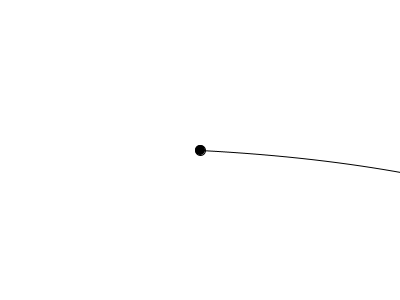
Frame 1 (no input)
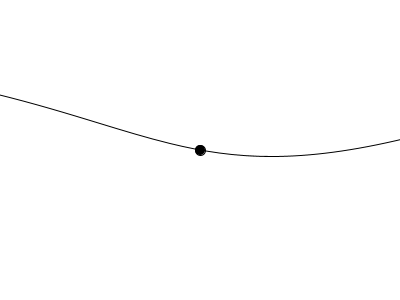
Frame 60 (the mouse pressed at the canvas centre just before this capture)
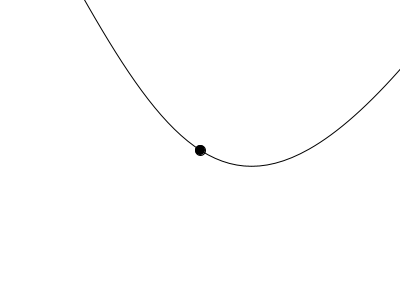
Frame 120 (the mouse held since frame 60 and released just before this capture)

The Processing sketch that drew these frames (run headless with seeded random() and noise(); from frame 60 on, the mouse is pressed at the canvas centre):

// Processing sketch: curvemove
// ── curvemove.pde
ArrayList<Float> xpoop = new ArrayList();
ArrayList<Float> ypoop = new ArrayList();
void setup() {
  size(400, 300);
  curvegenerate();
}
float t=0;
void draw() {
  background(-1);
  float x = bezierPoint(xpoop.get(0), xpoop.get(1), xpoop.get(2), xpoop.get(3), t);
  float y = bezierPoint(ypoop.get(0), ypoop.get(1), ypoop.get(2), ypoop.get(3), t);
  fill(0);
  ellipse(width/2, height/2, 10, 10);
  pushMatrix();
  translate(width/2-x, height/2-y);
  noFill();
  bezier(xpoop.get(0), ypoop.get(0), xpoop.get(1), ypoop.get(1), xpoop.get(2), ypoop.get(2), xpoop.get(3), ypoop.get(3));
  popMatrix();
  t+=1/100.0;
}


void curvegenerate() {
  for (int i=0; i<4; i++) {
    float x = noise(i)*random(-width/2, width/2);
    float y = noise(i)*random(-800, 800);
    if (i==0)xpoop.add(-width/2.0*2);
    else if (i==3)xpoop.add(width/2.0*2);
    else xpoop.add(noise(i)*random(-width/2, width/2));
    ypoop.add(y);
  }
}

void mousePressed() {
  xpoop.clear();
  ypoop.clear();
  curvegenerate();
  t=0;
}
